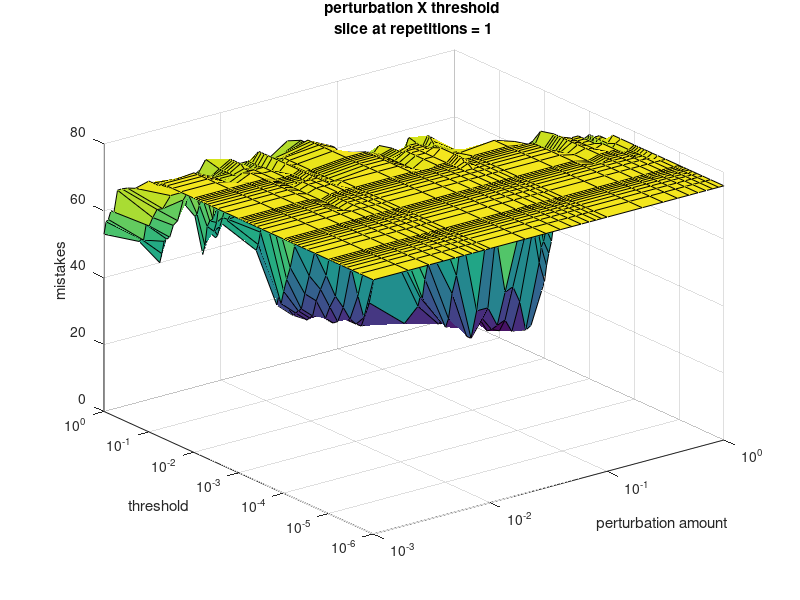
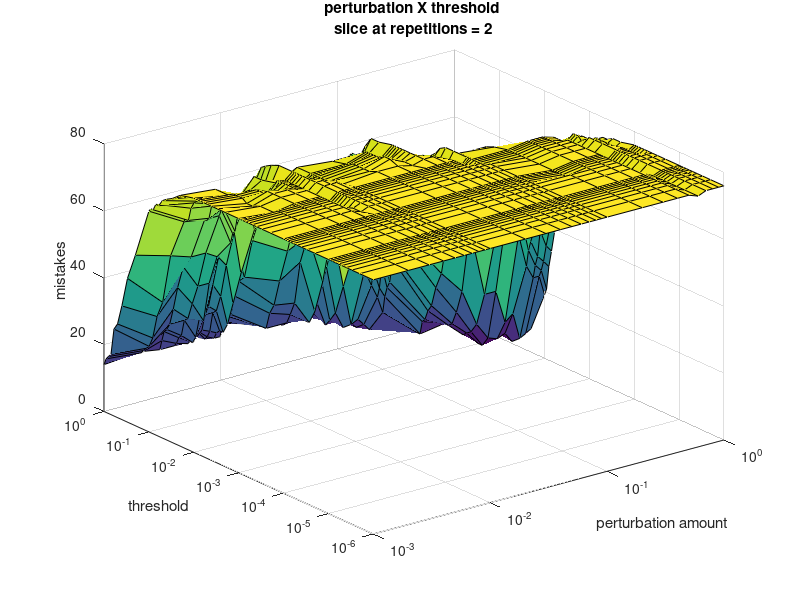
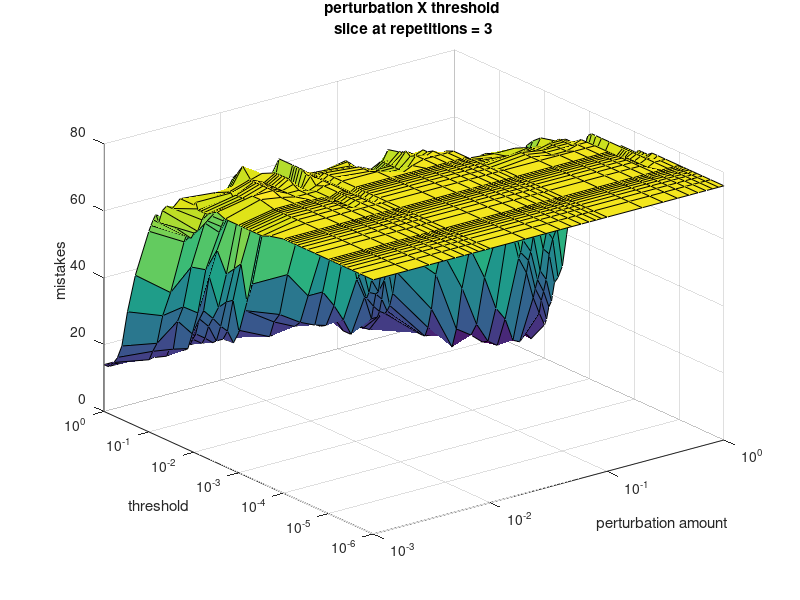
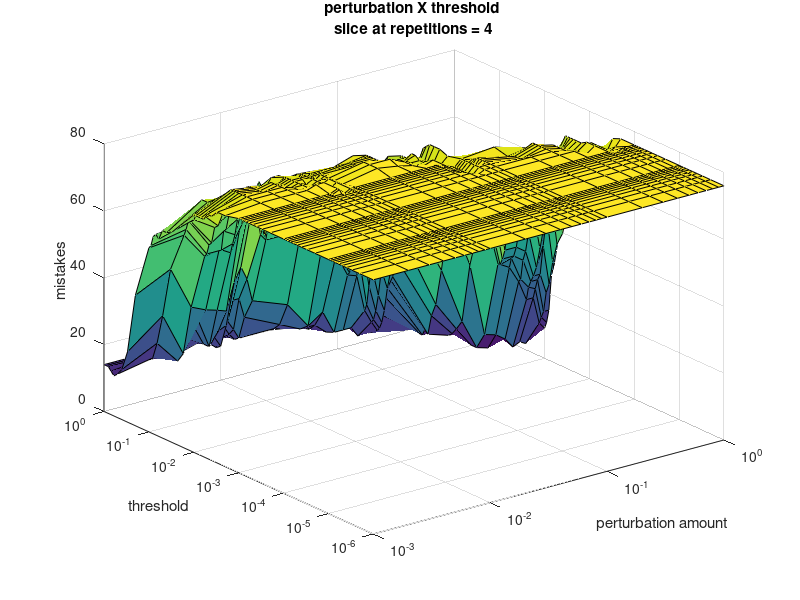

MATLAB code for these plots, in order: (Note: a time limit stopped this script after it produced the figures.)
load( 'ws_data_2.mat' );

fname_pert = 'perturbations';
fname_reps = 'repetitions';

mkdir( fname_pert );
mkdir( fname_reps );

% save bulk
for ms = 1:numMatSamplesExternal_int
    
    mat_path = [ fname_reps '/mat' num2str(ms) ];
    mkdir( mat_path );
    
    surface_path = [mat_path '/surface'];
    mkdir( surface_path );

    
    % create the perturb x thresh surfaces
    sbisect_path = [ surface_path '/surface_bisect' ];
    mkdir( sbisect_path );
    
    lin_sbisect_path = [ sbisect_path '/linear' ];
    mkdir( lin_sbisect_path );
    for it = 1:length(numsamples_vec)
        clear surface;
        surface( :, : ) = numMistakes_inv( :, it, :, ms );
        fig = surf( perturbAmount_vec, mistakeThresh_real_vec, surface' );
        xlabel( 'perturbation amount' );
        ylabel( 'threshold' );
        zlabel( 'mistakes' );
        set(gca, 'XScale', 'log', 'YScale', 'log' );
        title( { 'perturbation X threshold ' ,[ 'slice at repetitions = ' num2str(numsamples_vec( it )) ] } );
        saveas( fig, [lin_sbisect_path '/rep_' num2str(it)] );
    end
    
    % create the perturb x lasso surfaces
    lasso_sbisect_path = [sbisect_path '/lasso' ];
    mkdir( lasso_sbisect_path );
    for it = 1:length(numsamples_vec)
        clear surface;
        surface( :, : ) = numMistakes_lasso( :, it, :, ms );
        fig = surf( perturbAmount_vec, lambdas_vecreal, surface' );
        xlabel( 'perturbation amount' );
        ylabel( 'lambda' );
        zlabel( 'mistakes' );
        set(gca, 'XScale', 'log', 'YScale', 'log' );
        title( { 'perturbation X lambda ' ,[ 'slice at repetitions = ' num2str(numsamples_vec( it )) ] } );
        saveas( fig, [lasso_sbisect_path '/rep_' num2str(it)] );
    end
    
    % create the perturb x sample linear surface
    invsurf = min( numMistakes_inv, [], 3 );
    fig = surf( perturbAmount_vec, numsamples_vec, invsurf( :, :, ms )' );
    xlabel( 'perturbation amount' );
    ylabel( 'samples' );
    zlabel( 'mistakes' );
    set(gca, 'XScale', 'log', 'YScale', 'log' );
    title( 'linear recovery method' );
    saveas( fig, [ surface_path '/surface_lin.fig' ] );
    
    % create the perturb x sample lasso surface
    lassosurf = min( numMistakes_lasso, [], 3 );
    fig = surf( perturbAmount_vec, numsamples_vec, lassosurf( :, :, ms )' );
    xlabel( 'perturbation amount' );
    ylabel( 'samples' );
    zlabel( 'mistakes' );
    set(gca, 'XScale', 'log', 'YScale', 'log' );
    title( 'linear recovery method' );
    saveas( fig, [ surface_path '/surface_lasso.fig' ] );
    
    
end

yvec_lasso = nan( 1, length( perturbAmount_vec ) );
yvec_inv = nan( 1, length( perturbAmount_vec ) );

for i=1:length( perturbAmount_vec )
    yvec_lasso( i ) = min( min( numMistakes_lasso_avg(i,:,:) ) );
    yvec_inv( i ) = min( min( numMistakes_inv_avg(i,:,:) ) );
end

fig = plot( perturbAmount_vec, yvec_lasso );
legend( 'mistakes across perturbations' );
xlabel( 'samples' ); ylabel( 'mistakes' );
title('min(lamdasxrepititions), avgMat, lasso recovery smethod');
saveas( fig, [ fname_pert '/lasso_avg' ] );

fig = plot( perturbAmount_vec, yvec_inv );
legend( 'mistakes across perturbations' );
title('min(thresholdxrepititions), avgMat, linear recovery method');
xlabel( 'samples' ); ylabel( 'mistakes' );
saveas( fig, [ fname_pert '/lin_avg' ] );

% save bulk
lasso_pert = [fname_pert '/lasso'];
mkdir( lasso_pert );
lin_pert = [fname_pert '/linear'];
mkdir( lin_pert );
for ms = 1:numMatSamplesExternal_int
    for i=1:length( perturbAmount_vec )
        yvec_lasso( i ) = min( min( numMistakes_lasso(i,:,:,ms) ) );
        yvec_inv( i ) = min( min( numMistakes_inv(i,:,:,ms) ) );
    end
    
    fig = plot( perturbAmount_vec, yvec_lasso );
    legend( 'mistakes across perturbations' );
    xlabel( 'perturbation' ); ylabel( 'mistakes' );
    title({'min(lamdasxrepititions), lasso recovery smethod', ['mat #' num2str(ms)]});
    saveas( fig, [ lasso_pert '/lasso_mat_' num2str(ms) ] );

    fig = plot( perturbAmount_vec, yvec_inv );
    legend( 'mistakes across perturbations' );
    title({'min(thresholdxrepititions), linear recovery method', ['mat #' num2str(ms)]});
    xlabel( 'perturbation' ); ylabel( 'mistakes' );
    saveas( fig, [ lin_pert '/inv_mat_' num2str(ms) ] );
end
